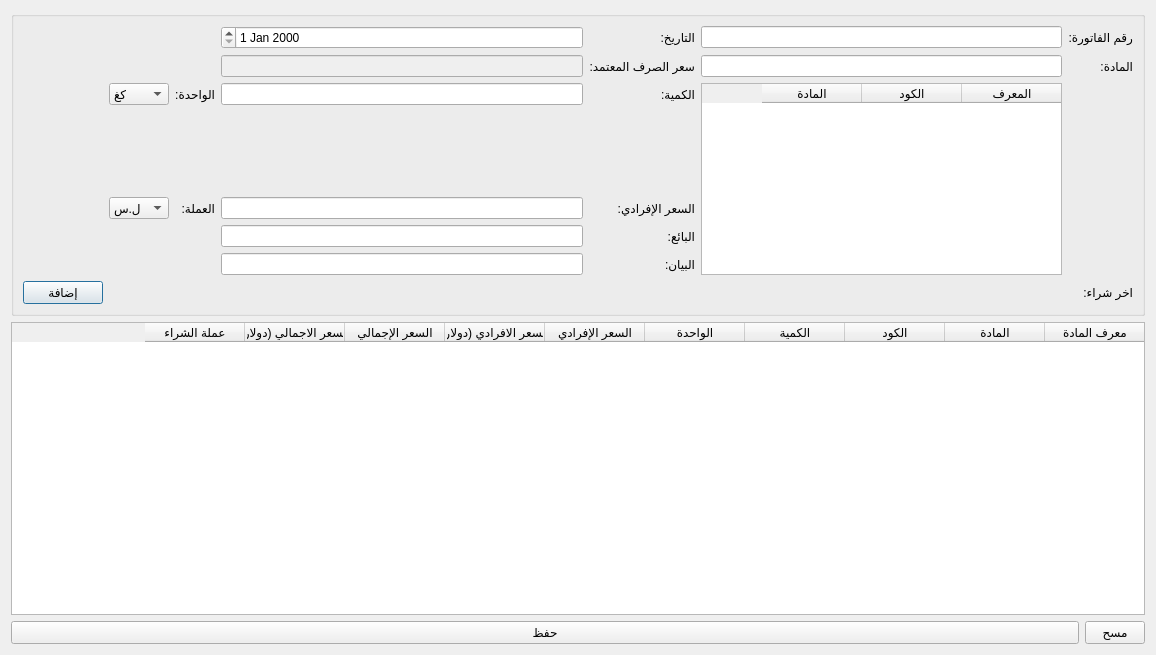
<?xml version="1.0" encoding="UTF-8"?>
<ui version="4.0">
 <class>NewInvoice</class>
 <widget class="QDialog" name="NewInvoice">
  <property name="geometry">
   <rect>
    <x>0</x>
    <y>0</y>
    <width>1156</width>
    <height>655</height>
   </rect>
  </property>
  <property name="windowTitle">
   <string>فاتورة جديدة</string>
  </property>
  <property name="windowIcon">
   <iconset>
    <normaloff>graphics/icon.xpm</normaloff>graphics/icon.xpm</iconset>
  </property>
  <property name="layoutDirection">
   <enum>Qt::RightToLeft</enum>
  </property>
  <layout class="QGridLayout" name="gridLayout_2">
   <item row="1" column="1" colspan="2">
    <widget class="QTableWidget" name="items_table">
     <column>
      <property name="text">
       <string>معرف المادة</string>
      </property>
     </column>
     <column>
      <property name="text">
       <string>المادة</string>
      </property>
     </column>
     <column>
      <property name="text">
       <string>الكود</string>
      </property>
     </column>
     <column>
      <property name="text">
       <string>الكمية</string>
      </property>
     </column>
     <column>
      <property name="text">
       <string>الواحدة</string>
      </property>
     </column>
     <column>
      <property name="text">
       <string>السعر الإفرادي</string>
      </property>
     </column>
     <column>
      <property name="text">
       <string>السعر الافرادي (دولار)</string>
      </property>
     </column>
     <column>
      <property name="text">
       <string>السعر الإجمالي</string>
      </property>
     </column>
     <column>
      <property name="text">
       <string>السعر الاجمالي (دولار)</string>
      </property>
     </column>
     <column>
      <property name="text">
       <string>عملة الشراء</string>
      </property>
     </column>
    </widget>
   </item>
   <item row="0" column="1" colspan="2">
    <widget class="QGroupBox" name="groupBox">
     <property name="maximumSize">
      <size>
       <width>16777215</width>
       <height>400</height>
      </size>
     </property>
     <property name="layoutDirection">
      <enum>Qt::LeftToRight</enum>
     </property>
     <property name="title">
      <string/>
     </property>
     <layout class="QGridLayout" name="gridLayout">
      <item row="1" column="3">
       <widget class="QLineEdit" name="exchange_input">
        <property name="enabled">
         <bool>false</bool>
        </property>
       </widget>
      </item>
      <item row="5" column="1">
       <widget class="QComboBox" name="currency_input">
        <item>
         <property name="text">
          <string>ل.س</string>
         </property>
        </item>
        <item>
         <property name="text">
          <string>دولار</string>
         </property>
        </item>
       </widget>
      </item>
      <item row="1" column="5">
       <widget class="QLineEdit" name="code_input">
        <property name="maximumSize">
         <size>
          <width>16777215</width>
          <height>16777215</height>
         </size>
        </property>
       </widget>
      </item>
      <item row="6" column="4">
       <widget class="QLabel" name="label_9">
        <property name="text">
         <string>البائع:</string>
        </property>
       </widget>
      </item>
      <item row="0" column="5">
       <widget class="QLineEdit" name="number_input">
        <property name="maximumSize">
         <size>
          <width>16777215</width>
          <height>16777215</height>
         </size>
        </property>
       </widget>
      </item>
      <item row="5" column="2">
       <widget class="QLabel" name="label_7">
        <property name="text">
         <string>العملة:</string>
        </property>
       </widget>
      </item>
      <item row="1" column="4">
       <widget class="QLabel" name="label_8">
        <property name="text">
         <string>سعر الصرف المعتمد:</string>
        </property>
       </widget>
      </item>
      <item row="8" column="0">
       <widget class="QPushButton" name="add_btn">
        <property name="text">
         <string>إضافة</string>
        </property>
       </widget>
      </item>
      <item row="0" column="4">
       <widget class="QLabel" name="label_6">
        <property name="maximumSize">
         <size>
          <width>16777215</width>
          <height>16777215</height>
         </size>
        </property>
        <property name="text">
         <string>التاريخ:</string>
        </property>
       </widget>
      </item>
      <item row="6" column="3">
       <widget class="QLineEdit" name="seller_input"/>
      </item>
      <item row="1" column="6">
       <widget class="QLabel" name="label_2">
        <property name="text">
         <string>المادة:</string>
        </property>
       </widget>
      </item>
      <item row="3" column="3">
       <widget class="QLineEdit" name="quantity_input">
        <property name="maximumSize">
         <size>
          <width>16777215</width>
          <height>16777215</height>
         </size>
        </property>
       </widget>
      </item>
      <item row="3" column="5" rowspan="5">
       <widget class="QTableWidget" name="suggestions_table">
        <property name="maximumSize">
         <size>
          <width>800</width>
          <height>16777215</height>
         </size>
        </property>
        <property name="layoutDirection">
         <enum>Qt::RightToLeft</enum>
        </property>
        <column>
         <property name="text">
          <string>المعرف</string>
         </property>
        </column>
        <column>
         <property name="text">
          <string>الكود</string>
         </property>
        </column>
        <column>
         <property name="text">
          <string>المادة</string>
         </property>
        </column>
       </widget>
      </item>
      <item row="0" column="3">
       <widget class="QDateEdit" name="date_input">
        <property name="layoutDirection">
         <enum>Qt::RightToLeft</enum>
        </property>
       </widget>
      </item>
      <item row="7" column="4">
       <widget class="QLabel" name="label_10">
        <property name="maximumSize">
         <size>
          <width>16777215</width>
          <height>16777215</height>
         </size>
        </property>
        <property name="text">
         <string>البيان:</string>
        </property>
       </widget>
      </item>
      <item row="8" column="6">
       <widget class="QLabel" name="last_buy_input">
        <property name="maximumSize">
         <size>
          <width>16777215</width>
          <height>40</height>
         </size>
        </property>
        <property name="text">
         <string>اخر شراء:</string>
        </property>
       </widget>
      </item>
      <item row="3" column="2">
       <widget class="QLabel" name="label_5">
        <property name="maximumSize">
         <size>
          <width>50</width>
          <height>16777215</height>
         </size>
        </property>
        <property name="text">
         <string>الواحدة:</string>
        </property>
       </widget>
      </item>
      <item row="7" column="3">
       <widget class="QLineEdit" name="statement_input"/>
      </item>
      <item row="3" column="1">
       <widget class="QComboBox" name="comboBox">
        <item>
         <property name="text">
          <string>كغ</string>
         </property>
        </item>
        <item>
         <property name="text">
          <string>ليتر</string>
         </property>
        </item>
        <item>
         <property name="text">
          <string>قطعة</string>
         </property>
        </item>
       </widget>
      </item>
      <item row="0" column="6">
       <widget class="QLabel" name="label">
        <property name="text">
         <string>رقم الفاتورة:</string>
        </property>
       </widget>
      </item>
      <item row="5" column="3">
       <widget class="QLineEdit" name="unit_price_input">
        <property name="maximumSize">
         <size>
          <width>16777215</width>
          <height>16777215</height>
         </size>
        </property>
       </widget>
      </item>
      <item row="3" column="4">
       <widget class="QLabel" name="label_4">
        <property name="text">
         <string>الكمية:</string>
        </property>
       </widget>
      </item>
      <item row="5" column="4">
       <widget class="QLabel" name="label_3">
        <property name="maximumSize">
         <size>
          <width>16777215</width>
          <height>16777215</height>
         </size>
        </property>
        <property name="text">
         <string>السعر الإفرادي:</string>
        </property>
       </widget>
      </item>
     </layout>
    </widget>
   </item>
   <item row="2" column="2">
    <widget class="QPushButton" name="save_btn">
     <property name="text">
      <string>حفظ</string>
     </property>
    </widget>
   </item>
   <item row="2" column="1">
    <widget class="QPushButton" name="delete_btn">
     <property name="maximumSize">
      <size>
       <width>60</width>
       <height>16777215</height>
      </size>
     </property>
     <property name="text">
      <string>مسح</string>
     </property>
    </widget>
   </item>
  </layout>
 </widget>
 <resources/>
 <connections/>
</ui>
